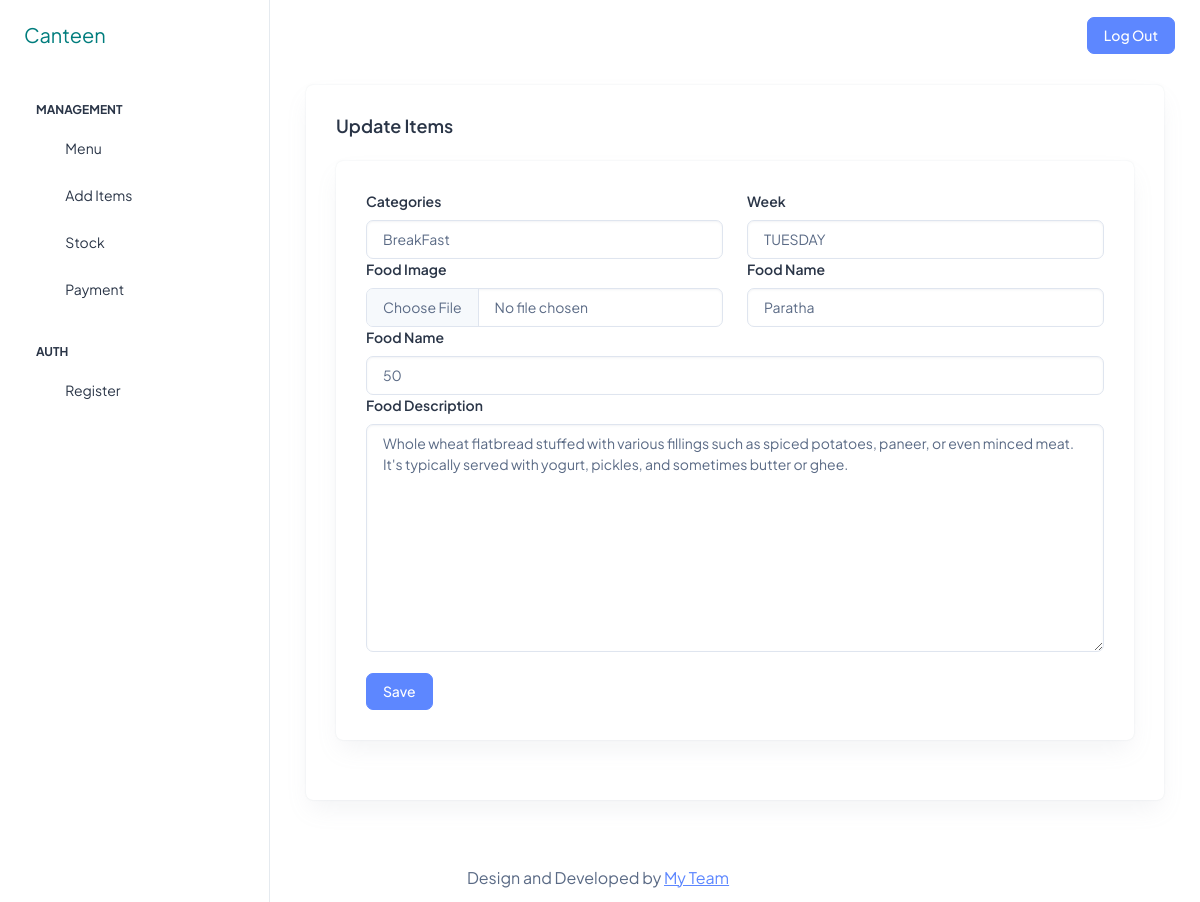
The app's page /back/editItem/3/ (signed in) with its own data.
### BackEnd/models.py (models this page shows, shortened)
class Product(models.Model):
    cname=models.ForeignKey(AddCate,related_name='categories',on_delete=models.CASCADE)
    week=models.CharField(max_length=100)
    img=CloudinaryField('img')
    fname=models.CharField(max_length=500)
    desc=models.TextField()
    price=models.IntegerField(null=True,blank=True)
    quantity=models.IntegerField(null=True,blank=True)

### BackEnd/views.py (the view, shortened to what this page needs)
# urls.py: path('back/editItem/<id>/',updateItem,name='updateItem'),
@login_required(login_url='/back/')
def updateItem(request,id):
    queryset=Product.objects.get(id=id)
    choice1=AddCate.objects.all()
    choice=['Select Option','SUNDAY','MONDAY','TUESDAY','WEDNESDAY','THRUSDAY','FRIDAY','SATURDAY',]
    print(choice)
    context={'title':'Update Items','dyn':choice,'dyn1':choice1,'q1':queryset}
    return render(request,'addItem.html',context)

### BackEnd/models.py (called while the page is built)
    def __str__(self) -> str:
        return self.catname

### BackEnd/templates/addItem.html (shortened to what this page needs)
{% extends "base.html" %}
{% block start %}
      <div class="container-fluid">
        <div class="container-fluid">
          <div class="card">
            <div class="card-body">
              <h5 class="card-title fw-semibold mb-4">{{title}}</h5>
              <div class="card">
                <div class="card-body">
                  <form method="post" enctype="multipart/form-data">
                    <div class="row">
                      <div class="col-sm-6">
                        <label for="cname" class="form-label">Categories</label>
                          <select name="cname" id="cname" class="form-control">
                            {% for i in dyn1 %}
                            {% if q1.cname == i %}
                            <option value="{{i}}" selected>{{i}}</option>
                            {% else %}
                            <option value="{{i}}">{{i}}</option>
                            {% endif %}
                            {% endfor %}
                          </select>
                      </div>
                      <div class="col-sm-6">
                        <label for="week" class="form-label">Week</label>
                          <select name="week" id="week" class="form-control">
                            {% for option in dyn %}
                            {% if q1.week == option %}
                            <option value="{{option}}" selected>{{option}}</option>
                            {% else %}
                            <option value="{{option}}">{{option}}</option>
                            {% endif %}
                            {% endfor %}
                          </select>
                      </div>
                    </div>
                    <div class="row">
                      <div class="col-sm-6">
                        <label for="img" class="form-label">Food Image</label>
                        <input type="file" name="img" id="img" value="{{q1.img}}" title="{{q1.img}}" class="form-control">
                      </div>
                      <div class="col-sm-6">
                        <label for="fname" class="form-label">Food Name</label>
                        <input type="text" name="fname" id="fname" class="form-control" placeholder="Enter Food Name" value="{{q1.fname}}">
                      </div>
                    </div>
                    <div class="row">
                      <div class="col-sm-12">
                        <label for="price" class="form-label">Food Name</label>
                        <input type="number" name="price" id="price" class="form-control" placeholder="Enter Food Amount" value="{{q1.price}}">
                      </div>
                    </div>
                    <div class="row">
                      <div class="col-sm-12">
                        <label for="desc" class="form-label">Food Description</label>
                        <textarea name="desc" id="desc" cols="30" rows="10" placeholder="Description...." class="form-control">{{q1.desc}}</textarea>
                      </div>
                    </div>
                    <br>
                    <div class="row">
                      <div class="col-sm-4">
                        <button type="submit" class="btn btn-primary">Save</button>
                      </div>
                    </div>
                  </form>
                </div>
              </div>
            </div>
          </div>
        </div>
      </div>
    </div>
  </div>
  {% endblock %}

### records on screen
Product: week "TUESDAY", fname "Paratha", price "50", desc "Whole wheat flatbread stuffed with various fillings such as spiced potatoes, paneer, or even minced meat. It's typically served with yogurt, pickles, and sometimes butter or ghee."

### other values on screen
{{ title }} "Update Items"
form field cname "BreakFast"
